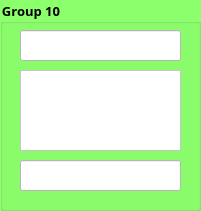
   <widget class="QGroupBox" name="groupBox_10">
    <property name="geometry">
     <rect>
      <x>1000</x>
      <y>250</y>
      <width>201</width>
      <height>211</height>
     </rect>
    </property>
    <property name="font">
     <font>
      <family>Mongolian Baiti</family>
      <pointsize>10</pointsize>
      <weight>75</weight>
      <bold>true</bold>
     </font>
    </property>
    <property name="styleSheet">
     <string notr="true">background-color: rgb(140, 255, 108);</string>
    </property>
    <property name="title">
     <string>Group 10</string>
    </property>
    <widget class="QLineEdit" name="lineEdit_25">
     <property name="geometry">
      <rect>
       <x>20</x>
       <y>30</y>
       <width>161</width>
       <height>31</height>
      </rect>
     </property>
     <property name="styleSheet">
      <string notr="true">background-color: rgb(255, 255, 255);</string>
     </property>
    </widget>
    <widget class="QTextEdit" name="textEdit_13">
     <property name="geometry">
      <rect>
       <x>20</x>
       <y>70</y>
       <width>161</width>
       <height>81</height>
      </rect>
     </property>
     <property name="styleSheet">
      <string notr="true">background-color: rgb(255, 255, 255);</string>
     </property>
     <property name="html">
      <string>&lt;!DOCTYPE HTML PUBLIC &quot;-//W3C//DTD HTML 4.0//EN&quot; &quot;http://www.w3.org/TR/REC-html40/strict.dtd&quot;&gt;
&lt;html&gt;&lt;head&gt;&lt;meta name=&quot;qrichtext&quot; content=&quot;1&quot; /&gt;&lt;style type=&quot;text/css&quot;&gt;
p, li { white-space: pre-wrap; }
&lt;/style&gt;&lt;/head&gt;&lt;body style=&quot; font-family:'MS Shell Dlg 2'; font-size:7.8pt; font-weight:400; font-style:normal;&quot;&gt;
&lt;p style=&quot;-qt-paragraph-type:empty; margin-top:0px; margin-bottom:0px; margin-left:0px; margin-right:0px; -qt-block-indent:0; text-indent:0px;&quot;&gt;&lt;br /&gt;&lt;/p&gt;&lt;/body&gt;&lt;/html&gt;</string>
     </property>
    </widget>
    <widget class="QLineEdit" name="lineEdit_26">
     <property name="geometry">
      <rect>
       <x>20</x>
       <y>160</y>
       <width>161</width>
       <height>31</height>
      </rect>
     </property>
     <property name="styleSheet">
      <string notr="true">background-color: rgb(255, 255, 255);</string>
     </property>
     <property name="alignment">
      <set>Qt::AlignCenter</set>
     </property>
    </widget>
   </widget>
